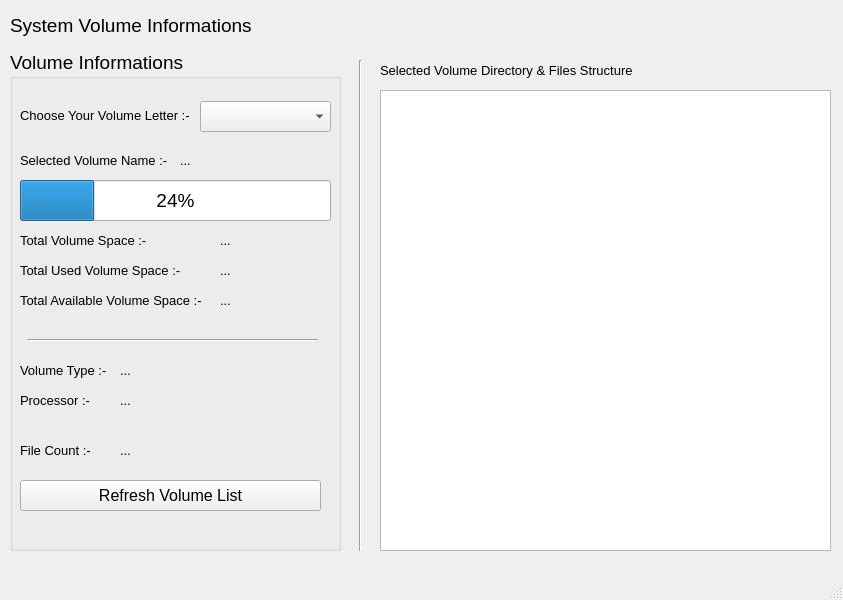
<?xml version="1.0" encoding="UTF-8"?>
<ui version="4.0">
 <class>VolumeInformationWindow</class>
 <widget class="QMainWindow" name="VolumeInformationWindow">
  <property name="geometry">
   <rect>
    <x>0</x>
    <y>0</y>
    <width>843</width>
    <height>600</height>
   </rect>
  </property>
  <property name="windowTitle">
   <string>MainWindow</string>
  </property>
  <widget class="QWidget" name="centralwidget">
   <widget class="QLabel" name="label">
    <property name="geometry">
     <rect>
      <x>10</x>
      <y>10</y>
      <width>311</width>
      <height>31</height>
     </rect>
    </property>
    <property name="font">
     <font>
      <pointsize>14</pointsize>
     </font>
    </property>
    <property name="text">
     <string>System Volume Informations</string>
    </property>
   </widget>
   <widget class="QGroupBox" name="groupBox">
    <property name="geometry">
     <rect>
      <x>10</x>
      <y>50</y>
      <width>331</width>
      <height>501</height>
     </rect>
    </property>
    <property name="font">
     <font>
      <pointsize>14</pointsize>
     </font>
    </property>
    <property name="title">
     <string>Volume Informations</string>
    </property>
    <widget class="QLabel" name="label_8">
     <property name="geometry">
      <rect>
       <x>10</x>
       <y>50</y>
       <width>181</width>
       <height>31</height>
      </rect>
     </property>
     <property name="font">
      <font>
       <pointsize>10</pointsize>
      </font>
     </property>
     <property name="text">
      <string>Choose Your Volume Letter :- </string>
     </property>
    </widget>
    <widget class="QComboBox" name="drive_list_cmb">
     <property name="geometry">
      <rect>
       <x>190</x>
       <y>51</y>
       <width>131</width>
       <height>31</height>
      </rect>
     </property>
     <property name="font">
      <font>
       <pointsize>10</pointsize>
      </font>
     </property>
    </widget>
    <widget class="QLabel" name="label_9">
     <property name="geometry">
      <rect>
       <x>10</x>
       <y>100</y>
       <width>161</width>
       <height>21</height>
      </rect>
     </property>
     <property name="font">
      <font>
       <pointsize>10</pointsize>
      </font>
     </property>
     <property name="text">
      <string>Selected Volume Name :- </string>
     </property>
    </widget>
    <widget class="QProgressBar" name="freespace_progress">
     <property name="geometry">
      <rect>
       <x>10</x>
       <y>130</y>
       <width>311</width>
       <height>41</height>
      </rect>
     </property>
     <property name="value">
      <number>24</number>
     </property>
    </widget>
    <widget class="QLabel" name="label_10">
     <property name="geometry">
      <rect>
       <x>10</x>
       <y>180</y>
       <width>141</width>
       <height>21</height>
      </rect>
     </property>
     <property name="font">
      <font>
       <pointsize>10</pointsize>
      </font>
     </property>
     <property name="text">
      <string>Total Volume Space :- </string>
     </property>
    </widget>
    <widget class="QLabel" name="label_11">
     <property name="geometry">
      <rect>
       <x>10</x>
       <y>210</y>
       <width>161</width>
       <height>21</height>
      </rect>
     </property>
     <property name="font">
      <font>
       <pointsize>10</pointsize>
      </font>
     </property>
     <property name="text">
      <string>Total Used Volume Space :- </string>
     </property>
    </widget>
    <widget class="QLabel" name="label_12">
     <property name="geometry">
      <rect>
       <x>10</x>
       <y>240</y>
       <width>191</width>
       <height>21</height>
      </rect>
     </property>
     <property name="font">
      <font>
       <pointsize>10</pointsize>
      </font>
     </property>
     <property name="text">
      <string>Total Available Volume Space :- </string>
     </property>
    </widget>
    <widget class="QLabel" name="label_13">
     <property name="geometry">
      <rect>
       <x>10</x>
       <y>310</y>
       <width>191</width>
       <height>21</height>
      </rect>
     </property>
     <property name="font">
      <font>
       <pointsize>10</pointsize>
      </font>
     </property>
     <property name="text">
      <string>Volume Type :- </string>
     </property>
    </widget>
    <widget class="Line" name="line_2">
     <property name="geometry">
      <rect>
       <x>17</x>
       <y>280</y>
       <width>291</width>
       <height>20</height>
      </rect>
     </property>
     <property name="orientation">
      <enum>Qt::Horizontal</enum>
     </property>
    </widget>
    <widget class="QLabel" name="selecteddrive_txt">
     <property name="geometry">
      <rect>
       <x>170</x>
       <y>100</y>
       <width>131</width>
       <height>21</height>
      </rect>
     </property>
     <property name="font">
      <font>
       <pointsize>10</pointsize>
      </font>
     </property>
     <property name="text">
      <string>...</string>
     </property>
    </widget>
    <widget class="QPushButton" name="pushButton">
     <property name="geometry">
      <rect>
       <x>10</x>
       <y>430</y>
       <width>301</width>
       <height>31</height>
      </rect>
     </property>
     <property name="font">
      <font>
       <pointsize>12</pointsize>
      </font>
     </property>
     <property name="text">
      <string>Refresh Volume List</string>
     </property>
    </widget>
    <widget class="QLabel" name="totalspace_txt">
     <property name="geometry">
      <rect>
       <x>210</x>
       <y>180</y>
       <width>91</width>
       <height>21</height>
      </rect>
     </property>
     <property name="font">
      <font>
       <pointsize>10</pointsize>
      </font>
     </property>
     <property name="text">
      <string>...</string>
     </property>
    </widget>
    <widget class="QLabel" name="usedspace_txt">
     <property name="geometry">
      <rect>
       <x>210</x>
       <y>210</y>
       <width>81</width>
       <height>21</height>
      </rect>
     </property>
     <property name="font">
      <font>
       <pointsize>10</pointsize>
      </font>
     </property>
     <property name="text">
      <string>...</string>
     </property>
    </widget>
    <widget class="QLabel" name="freespace_txt">
     <property name="geometry">
      <rect>
       <x>210</x>
       <y>240</y>
       <width>91</width>
       <height>21</height>
      </rect>
     </property>
     <property name="font">
      <font>
       <pointsize>10</pointsize>
      </font>
     </property>
     <property name="text">
      <string>...</string>
     </property>
    </widget>
    <widget class="QLabel" name="volumetype_txt">
     <property name="geometry">
      <rect>
       <x>110</x>
       <y>310</y>
       <width>91</width>
       <height>21</height>
      </rect>
     </property>
     <property name="font">
      <font>
       <pointsize>10</pointsize>
      </font>
     </property>
     <property name="text">
      <string>...</string>
     </property>
    </widget>
    <widget class="QLabel" name="processor_txt">
     <property name="geometry">
      <rect>
       <x>110</x>
       <y>340</y>
       <width>171</width>
       <height>21</height>
      </rect>
     </property>
     <property name="font">
      <font>
       <pointsize>10</pointsize>
      </font>
     </property>
     <property name="text">
      <string>...</string>
     </property>
    </widget>
    <widget class="QLabel" name="label_14">
     <property name="geometry">
      <rect>
       <x>10</x>
       <y>340</y>
       <width>191</width>
       <height>21</height>
      </rect>
     </property>
     <property name="font">
      <font>
       <pointsize>10</pointsize>
      </font>
     </property>
     <property name="text">
      <string>Processor :- </string>
     </property>
    </widget>
    <widget class="QLabel" name="filecount_txt">
     <property name="geometry">
      <rect>
       <x>110</x>
       <y>390</y>
       <width>91</width>
       <height>21</height>
      </rect>
     </property>
     <property name="font">
      <font>
       <pointsize>10</pointsize>
      </font>
     </property>
     <property name="text">
      <string>...</string>
     </property>
    </widget>
    <widget class="QLabel" name="label_16">
     <property name="geometry">
      <rect>
       <x>10</x>
       <y>390</y>
       <width>81</width>
       <height>21</height>
      </rect>
     </property>
     <property name="font">
      <font>
       <pointsize>10</pointsize>
      </font>
     </property>
     <property name="text">
      <string>File Count :- </string>
     </property>
    </widget>
   </widget>
   <widget class="Line" name="line">
    <property name="geometry">
     <rect>
      <x>350</x>
      <y>60</y>
      <width>20</width>
      <height>491</height>
     </rect>
    </property>
    <property name="orientation">
     <enum>Qt::Vertical</enum>
    </property>
   </widget>
   <widget class="QTextEdit" name="file_list_edit">
    <property name="geometry">
     <rect>
      <x>380</x>
      <y>90</y>
      <width>451</width>
      <height>461</height>
     </rect>
    </property>
   </widget>
   <widget class="QLabel" name="label_15">
    <property name="geometry">
     <rect>
      <x>380</x>
      <y>60</y>
      <width>261</width>
      <height>21</height>
     </rect>
    </property>
    <property name="font">
     <font>
      <pointsize>10</pointsize>
     </font>
    </property>
    <property name="text">
     <string>Selected Volume Directory &amp; Files Structure</string>
    </property>
   </widget>
  </widget>
  <widget class="QMenuBar" name="menubar">
   <property name="geometry">
    <rect>
     <x>0</x>
     <y>0</y>
     <width>843</width>
     <height>21</height>
    </rect>
   </property>
  </widget>
  <widget class="QStatusBar" name="statusbar"/>
 </widget>
 <resources/>
 <connections/>
</ui>
